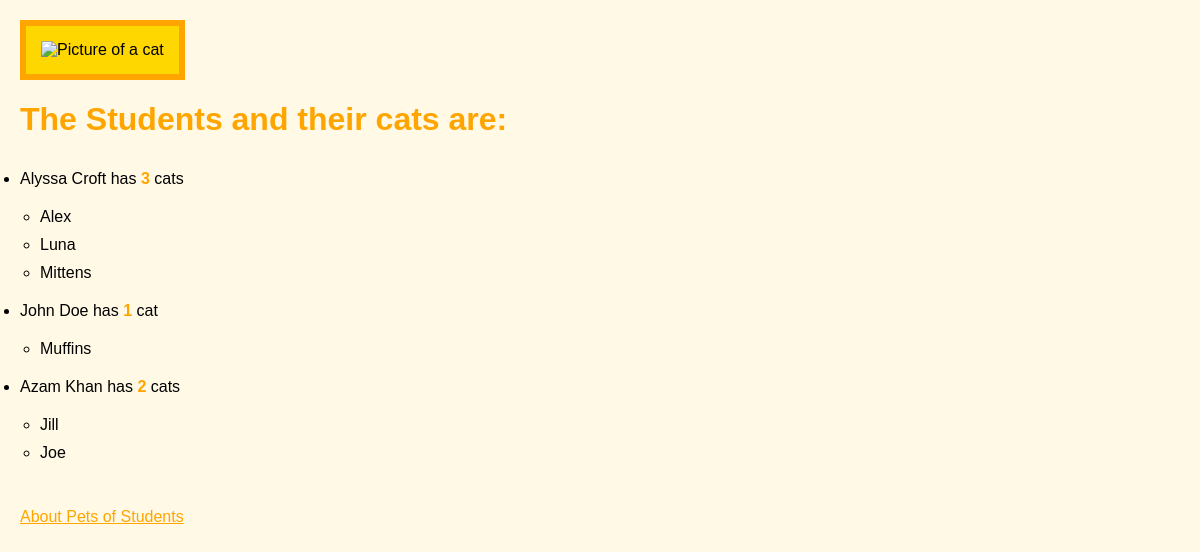
The app's page /, older data.
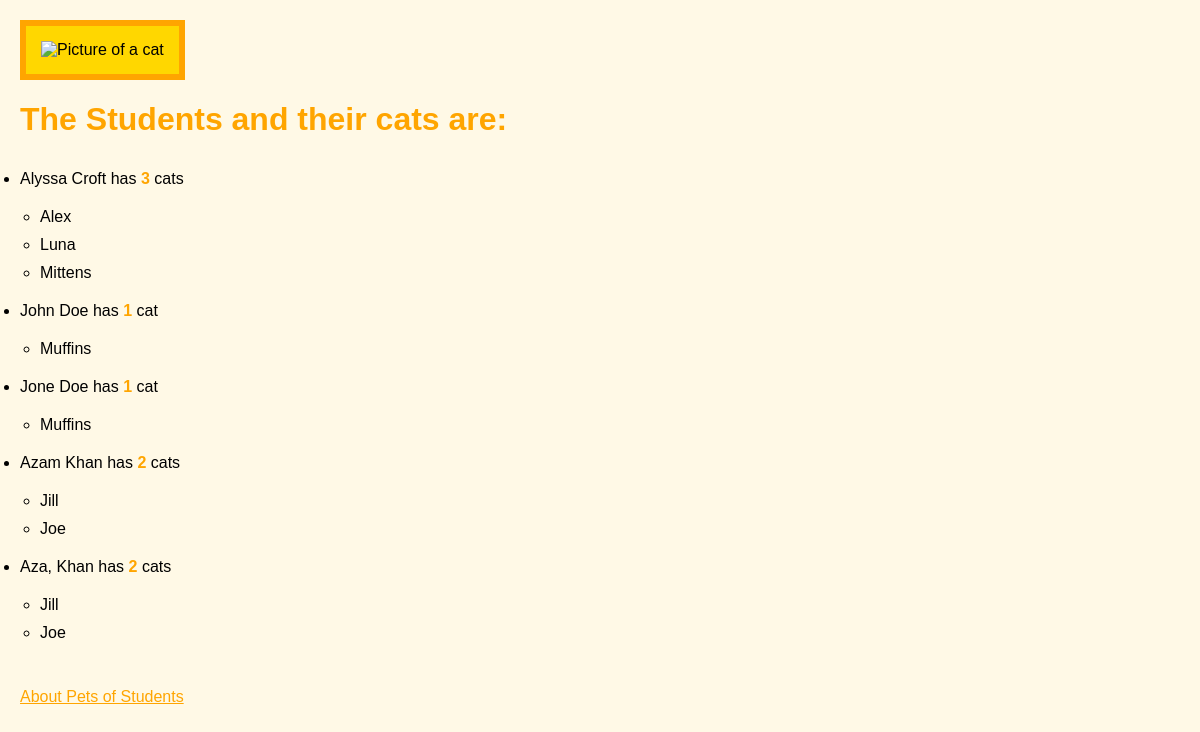
The same page, newer data.
### pets_for_students/models.py (models this page shows, shortened)
class Student(models.Model):
    FIRST_NAME_MAX_LENGTH = 50
    LAST_NAME_MAX_LENGTH = 50
    first_name = models.CharField(max_length=FIRST_NAME_MAX_LENGTH)
    last_name = models.CharField(max_length=LAST_NAME_MAX_LENGTH)
    cat_num = models.PositiveIntegerField(default=0)

class Cat(models.Model):
    CAT_NAME_MAX_LENGTH = 50
    name = models.CharField(max_length=CAT_NAME_MAX_LENGTH)
    owner = models.ForeignKey(Student, on_delete=models.CASCADE)

### pets_for_students/views.py (the view)
# urls.py: path('', views.index, name='index'),
def index(request):
    students = Student.objects.all().order_by('last_name')
    for student in students:
        student.cat_num = student.cat_set.count()
        student.save()
    context_dict = {'students': students}
    return render(request, 'pets_for_students/index.html', context_dict)

### templates/pets_for_students/index.html
<!DOCTYPE html>
{%load staticfiles %}
<html>
    <head>
        <link rel="stylesheet" type="text/css" href="{% static 'css/styles.css' %}">
    </head>
    <body>
        <div class="image-frame">
            <img src="{% static 'media/cat.png' %}"
                alt="Picture of a cat" />
        </div>
        <div>
            <h1>The Students and their cats are:</h1>
        </div>
        <div>
        <ul>
            {% for student in students %}
                <li>{{ student.first_name }} {{ student.last_name }} has <strong class="orange-number">{{ student.cat_num }}</strong>
                    {% if student.cat_num == 1 %}cat{% else %}cats{% endif %}</li>
                {% if student.cat_set.all %}
                    <ul>
                        {% for cat in student.cat_set.all %}
                            <li>{{ cat.name }}</li>
                        {% endfor %}
                    </ul>
                {% endif %}
            {% endfor %}
        </ul>
        </div>
        <div>
        <p><a href="/pets_for_students/pets/">About Pets of Students</a></p>
        </div>
    </body>
</html>

Row changes from the older to the newer data that the page shows:
added Student: first_name "Jone", last_name "Doe", cat_num "1"
added Cat: name "Muffins", shown under "Jone"
added Student: first_name "Aza,", last_name "Khan", cat_num "2", shows "cats"
added Cat: name "Jill", shown under "Aza,"
added Cat: name "Joe", shown under "Aza,"
